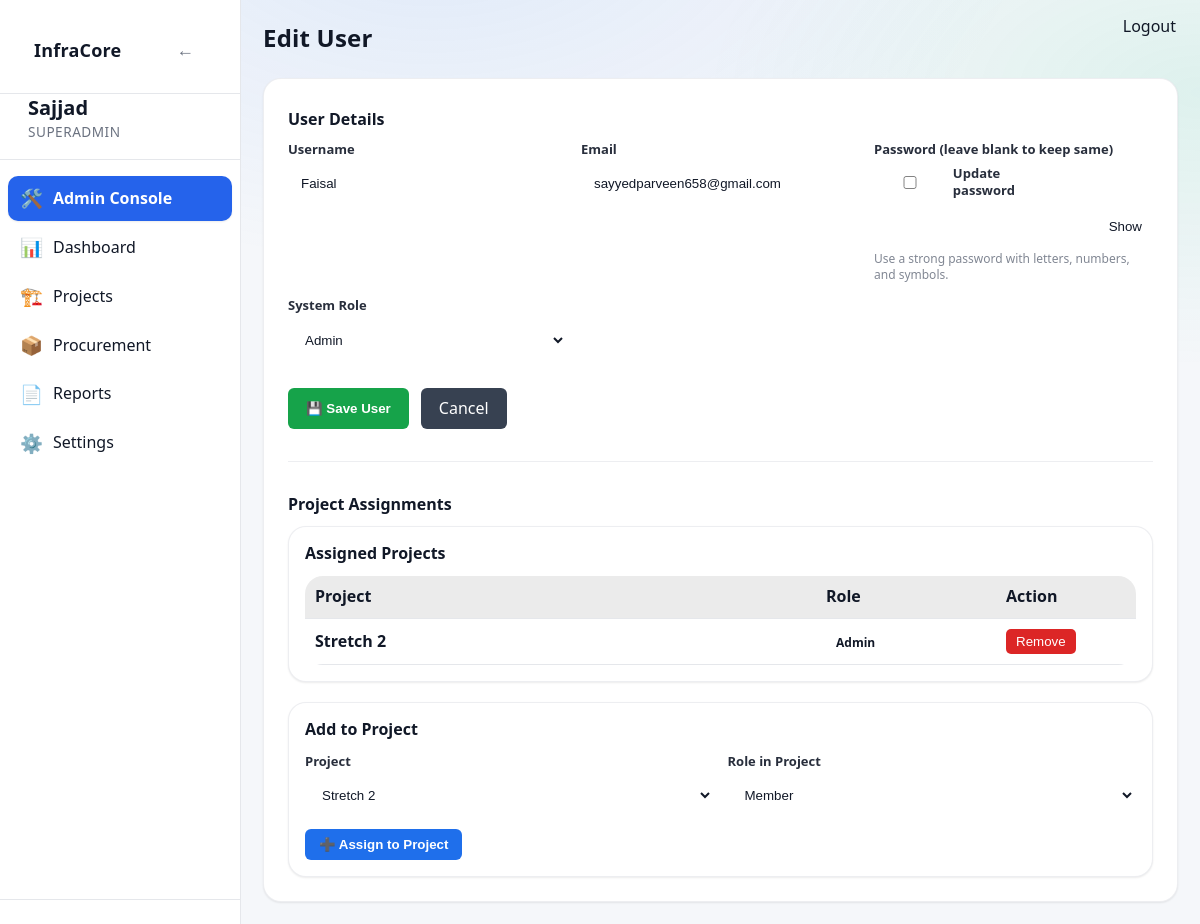
/admin/users/5/edit (signed in), run on an earlier commit of the app's database.
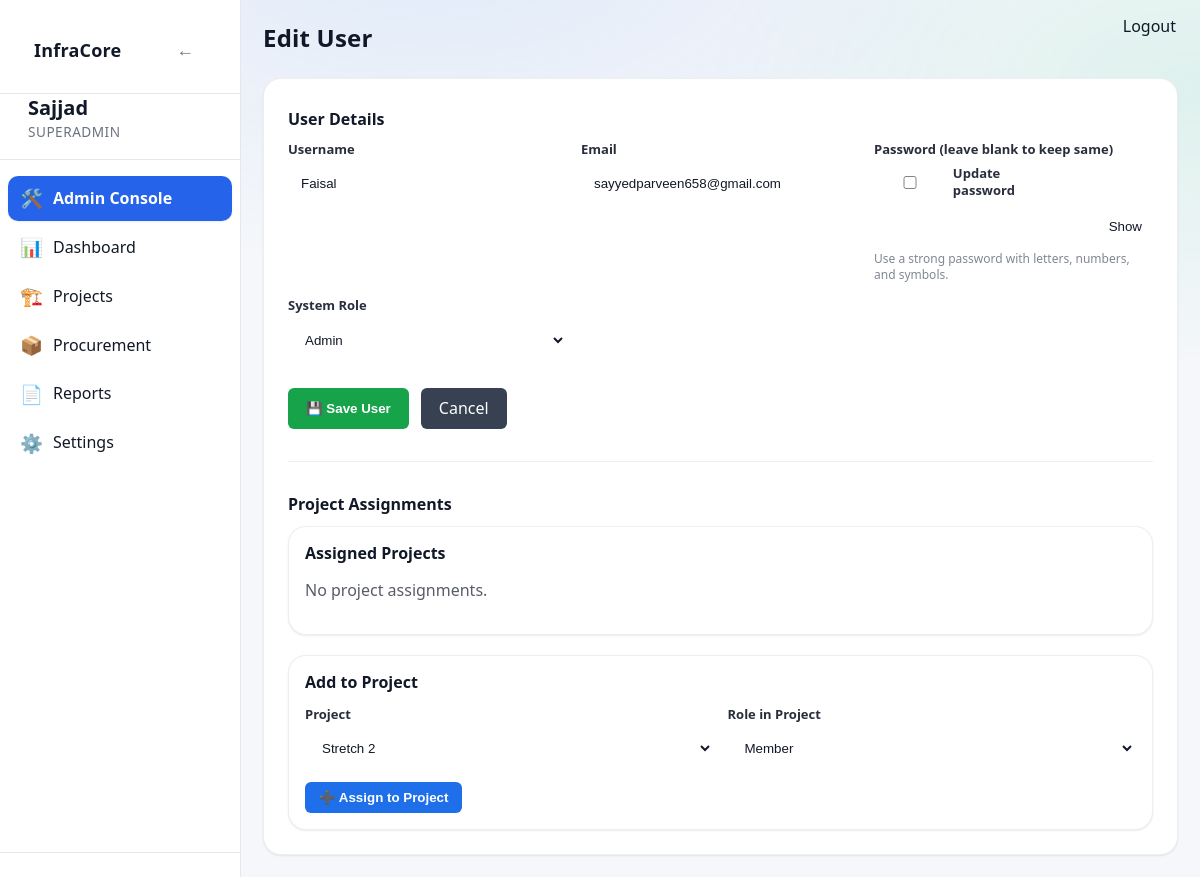
And on a later commit of the database.
### app/models/project_user.py (models this page shows, shortened)
class ProjectUser(Base):
    __tablename__ = "project_users"
    id = Column(Integer, primary_key=True, index=True)
    project_id = Column(
        Integer,
        ForeignKey("projects.id", ondelete="CASCADE"),
        nullable=False
    )
    user_id = Column(
        Integer,
        ForeignKey("users.id", ondelete="CASCADE"),
        nullable=False
    )
    role_in_project = Column(String(50), default="member", nullable=False)
    created_at = Column(DateTime, default=datetime.utcnow, nullable=False)
    project = relationship("Project", backref="project_users")
    user = relationship("User", backref="project_users")
    __table_args__ = (
        {
            'sqlite_autoincrement': True,
        },
    )

### app/models/project.py (models this page shows)
class Project(Base):
    __tablename__ = "projects"
    id = Column(Integer, primary_key=True, index=True)
    name = Column(String(255), nullable=False)
    project_code = Column(String(100), nullable=True)
    client_authority = Column(String(255), nullable=True)
    contractor = Column(String(255), nullable=True)
    consultant_pmc = Column(String(255), nullable=True)
    is_active = Column(Boolean, default=True, nullable=False)
    status = Column(String(20), default="active", nullable=False)
    road_type = Column(String(100), nullable=False)
    lanes = Column(Integer, nullable=False)
    road_width = Column(Float, nullable=False)
    road_length_km = Column(Float, nullable=False)
    carriageway_width = Column(Float, nullable=True)
    shoulder_type = Column(String(100), nullable=True)
    median_type = Column(String(100), nullable=True)
    project_type = Column(String(50), nullable=False, server_default="")
    road_name = Column(String(255), nullable=True)
    lane_configuration = Column(String(10), nullable=True)
    road_pavement_type = Column(String(20), nullable=True)
    terrain_type = Column(String(20), nullable=True)
    concrete_pavement_type = Column(String(20), nullable=True)  # PQC/RCC
    slab_thickness_mm = Column(Integer, nullable=True)
    grade_of_concrete = Column(String(20), nullable=True)
    joint_spacing_m = Column(Float, nullable=True)
    dowel_diameter_mm = Column(Integer, nullable=True)
    tie_bar_diameter_mm = Column(Integer, nullable=True)
    road_construction_type = Column(String(100), nullable=True)
    road_category = Column(String(100), nullable=True)
    road_engineering_type = Column(String(150), nullable=True)
    road_preset_key = Column(String(200), nullable=True)
    road_extras_json = Column(Text, nullable=True)
    preset_activities_json = Column(Text, nullable=True)
    preset_materials_json = Column(Text, nullable=True)
    country = Column(String(100), nullable=False)
    state = Column(String(100), nullable=True)
    district = Column(String(100), nullable=True)
    city = Column(String(100), nullable=False)
    location_id = Column(Integer, ForeignKey("locations.id"), nullable=True)
    chainage_start = Column(String(50), nullable=True)
    chainage_end = Column(String(50), nullable=True)
    planned_start_date = Column(Date, nullable=False)
    planned_end_date = Column(Date, nullable=False)
    created_by = Column(Integer, nullable=False)
    created_at = Column(DateTime, default=datetime.utcnow, nullable=False)
    updated_at = Column(
        DateTime,
        default=datetime.utcnow,
        onupdate=datetime.utcnow,
        nullable=False,
    )
    completed_at = Column(DateTime, nullable=True)
    activities = relationship(
        "Activity",
        back_populates="project",
        cascade="all, delete-orphan"
    )
    project_activities = relationship(
        "ProjectActivity",
        back_populates="project",
        cascade="all, delete-orphan"
    )
    planned_materials = relationship(
        "PlannedMaterial",
        back_populates="project",
        cascade="all, delete-orphan"
    )
    material_usage_daily = relationship(
        "MaterialUsageDaily",
        back_populates="project",
        cascade="all, delete-orphan"
    )
    location = relationship("Location")

### app/routes/admin.py (the view)
@router.get("/users/{user_id}/edit", response_class=HTMLResponse)
def edit_user_page(
    user_id: int,
    request: Request,
    db: Session = Depends(get_db),
):
    admin = admin_guard(request)
    if not admin:
        return RedirectResponse("/dashboard", status_code=302)
    user_obj = db.query(User).filter(User.id == user_id).first()
    if not user_obj:
        return RedirectResponse("/admin/users", status_code=302)
    all_projects = (
        db.query(Project)
        .order_by(Project.name.asc())
        .all()
    )
    project_users = (
        db.query(ProjectUser)
        .filter(ProjectUser.user_id == user_id)
        .all()
    )
    html = templates.get_template("admin/user_form.html").render(
        request=request,
        title="Edit User",
        user_data=user_obj,
        project_users=project_users,
        all_projects=all_projects,
        user=admin,
    )
    return HTMLResponse(content=html)

### app/templates/admin/user_form.html (shortened to what the changed rows need)
{% extends "base.html" %}
{% block content %}
<div class="page-header" style="margin-bottom:24px">
    <h1 class="page-title">{{ title }}</h1>
</div>
<div class="card" style="max-width:1100px;margin:auto;padding:24px">
{% if user_data %}
<div class="card" style="margin-bottom:20px;padding:16px">
    <h4 style="margin-top:0;margin-bottom:12px">Assigned Projects</h4>
    {% if project_users %}
    <table class="table">
        <thead>
            <tr>
                <th>Project</th>
                <th style="width:160px">Role</th>
                <th style="width:120px">Action</th>
            </tr>
        </thead>
        <tbody>
        {% for pu in project_users %}
            <tr>
                <td><strong>{{ pu.project.name }}</strong></td>
                <td>
                    <span class="badge badge-info">
                        {{ pu.role_in_project|capitalize }}
                    </span>
                </td>
                <td>
                    <form
                        method="post"
                        action="/admin/projects/{{ pu.project_id }}/users/{{ user_data.id }}/remove"
                    >
                        <button
                            style="
                                background:#dc2626;
                                color:#fff;
                                padding:5px 10px;
                                border:none;
                                border-radius:5px;
                                cursor:pointer;
                            ">
                            Remove
                        </button>
                    </form>
                </td>
            </tr>
        {% endfor %}
        </tbody>
    </table>
    {% else %}
        <p style="opacity:0.7">No project assignments.</p>
    {% endif %}
</div>
{% endif %}
</div>
{% endblock %}

What changed in the data, as far as the page shows it:
removed ProjectUser: project.name "Stretch 2", role_in_project "Admin"
Also different on the page:
text no longer shown: "Project Role Action"
text now shown: "No project assignments."
